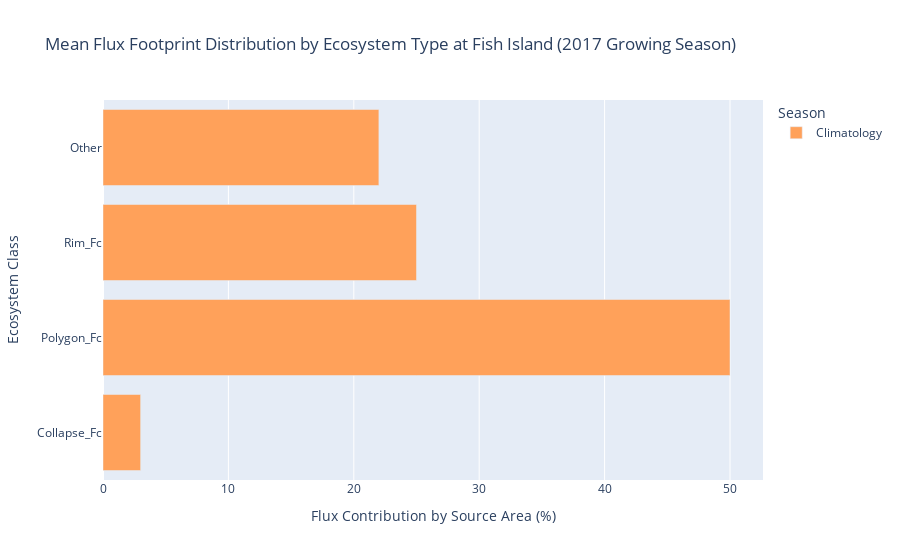

Here is the notebook cell this chart was saved with:
### Code cell
import pandas as pd
import numpy as np
import plotly.express as px

SA = pd.read_csv('Example_Outputs/FFP_Source_Area_2m.csv',
                 parse_dates=['datetime'],index_col='datetime')

cols = SA.columns[SA.columns.str.contains('_Fc')]
Agg = SA.groupby('Subset').mean()[cols].round(2)
# Agg = SA[cols].mean().round(2)

Agg[Agg<.01]=np.nan
Agg= Agg.dropna(axis=1,how='all')
# # Agg= Agg.dropna()
Agg['Other']=1-Agg.sum(axis=1)
# Agg['Other']=1-Agg.sum()
Agg=Agg.rename(columns={'BS_Fc':'Beakrush-Sedge',
                    'BTW_Fc':'Beakrush-Threeway',
                    'PST_Fc':'Pine-Sphagnum'})
Agg = Agg*100
# Agg = pd.DataFrame(Agg).reset_index().rename(columns={'Subset':'Season',
#                                                       0:'Mean Flux Contribution'})
Agg.index.name = 'Season'

Agg = Agg.unstack().reset_index().rename(columns={'level_0':'Ecosystem Class',
                                                      0:'Mean Flux Contribution'})
Agg

# Agg = pd.DataFrame(Agg).reset_index().rename(columns={'index':'Ecosystem Class',
#                                                       0:'Mean Flux Contribution'})
fig = px.bar(Agg, 
            x="Mean Flux Contribution",
            y="Ecosystem Class",
            labels={'Mean Flux Contribution':'Flux Contribution by Source Area (%)'},
            orientation='h',
            color='Season',
            barmode='group',
            color_discrete_map = {'DJF':'blue',
                                  'MAM':'green',
                                  'JJA':'red',
                                  'SON':'purple'},
            title='Mean Flux Footprint Distribution by Ecosystem Type at Fish Island (2017 Growing Season)')
# fig.update_traces(marker_color=['blue','green','red','purple'])
fig.show()

fig.write_html("Example_Outputs/Summary_by_Basemap_Class.html")

### Figure 1 — Plotly figure (JSON) as saved in the notebook; plotly's stock layout.template omitted (floating-point values rounded to 4 significant figures)
{"data": [{"alignmentgroup": "True", "hovertemplate": "Season=Climatology<br>Flux Contribution by Source Area (%)=%{x}<br>Ecosystem Class=%{y}<extra></extra>", "legendgroup": "Climatology", "marker": {"color": "#FFA15A", "pattern": {"shape": ""}}, "name": "Climatology", "offsetgroup": "Climatology", "orientation": "h", "showlegend": true, "textposition": "auto", "type": "bar", "x": [3, 50, 25, 22.0], "xaxis": "x", "y": ["Collapse_Fc", "Polygon_Fc", "Rim_Fc", "Other"], "yaxis": "y"}], "layout": {"barmode": "group", "legend": {"title": {"text": "Season"}, "tracegroupgap": 0}, "title": {"text": "Mean Flux Footprint Distribution by Ecosystem Type at Fish Island (2017 Growing Season)"}, "xaxis": {"anchor": "y", "domain": [0, 1], "title": {"text": "Flux Contribution by Source Area (%)"}}, "yaxis": {"anchor": "x", "domain": [0, 1], "title": {"text": "Ecosystem Class"}}}}
